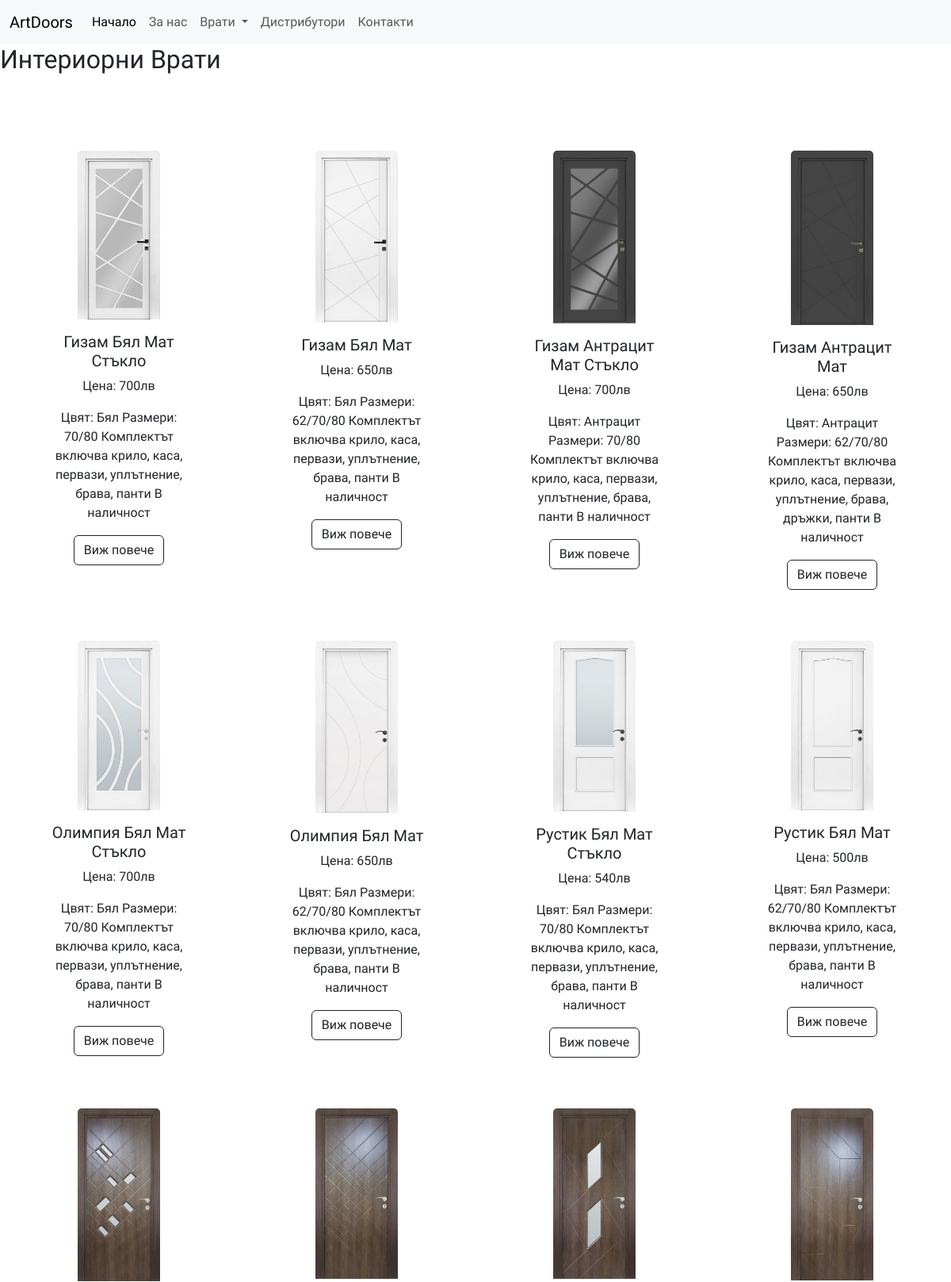
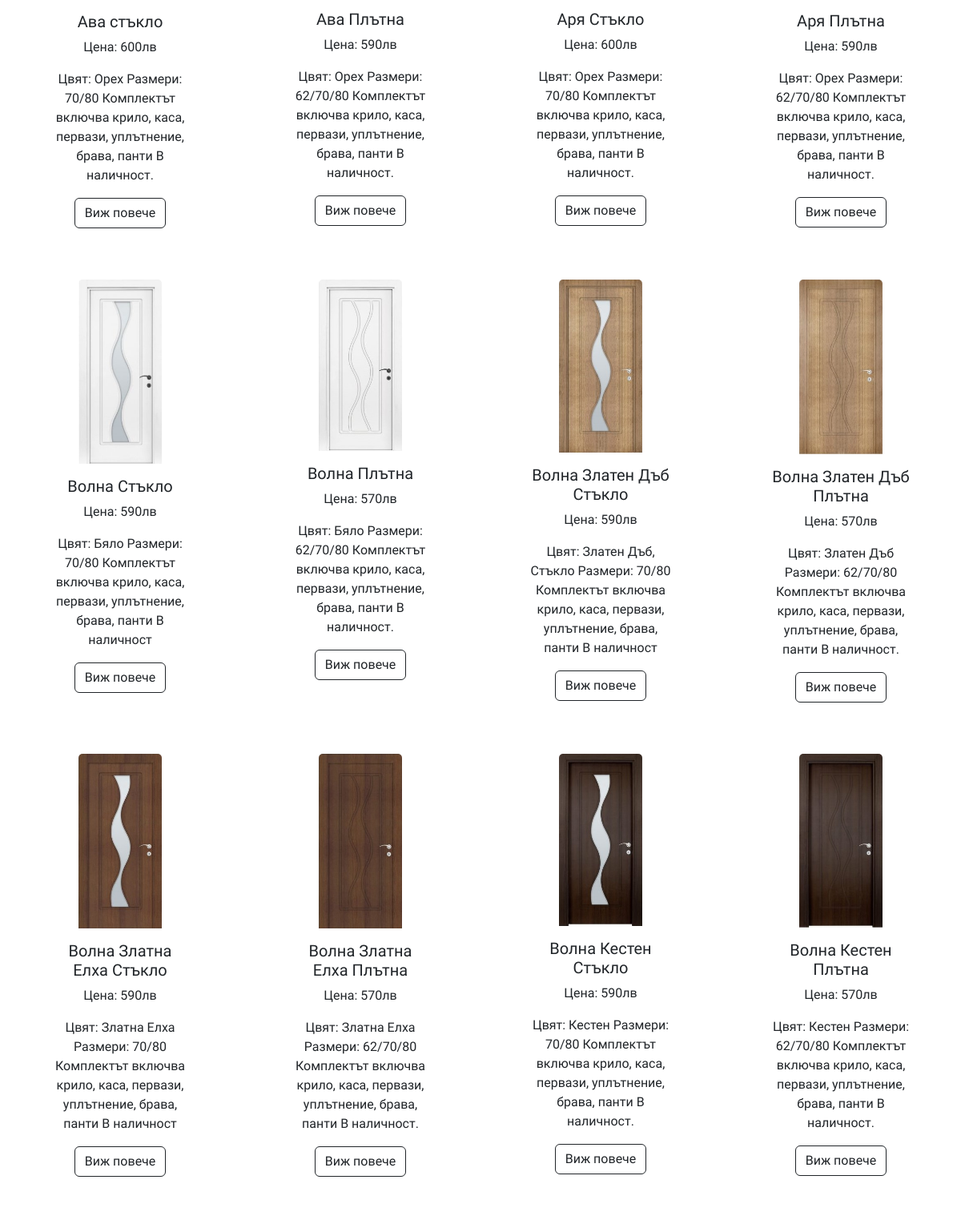
The app's page /products.php?category=interior (upper part) with its own data (2 pictures, top to bottom).
### tables this page shows
CREATE TABLE `Door` (
  `door_id` int(11) NOT NULL,
  `category_id` int(11) NOT NULL,
  `name` varchar(30) NOT NULL,
  `price` int(11) DEFAULT NULL,
  `short_description` varchar(256) NOT NULL,
  `description` mediumtext NOT NULL,
  `image` varchar(256) NOT NULL,
  `meta_description` varchar(160) NOT NULL,
  `page_title` varchar(100) NOT NULL
);

### classes/config.php (called while the page is built)
<?php
class Dbh {
    private $host = 'localhost';
    private $db = 'ArtDoors';
    private $user = 'root';
    private $pass = '';
    protected function connect(){
        $dsn = "mysql:host=".$this->host.";dbname=".$this->db;
        $pdo = new PDO($dsn, $this->user, $this->pass, [PDO::ATTR_ERRMODE, PDO::FETCH_ASSOC]);
        return $pdo;
    }
}

### classes/doors.class.php (called while the page is built, shortened)
<?php include_once 'config.php';
class Doors extends Dbh {
    public function getProducts($category){
        $stmt = $this->connect()->prepare("SELECT * FROM Door WHERE category_id = ?");
        if($stmt->execute([$category])){
            return $stmt->fetchAll();
        }else{
            $stmt = null;
            exit();
        }
    }
}

### products.php (the view, shortened to what this page needs)
<?php include_once "includes/header.php"; ?>
<?php include_once "classes/doors.class.php"; ?>
<?php
$doors = new Doors();
$category = isset($_GET['category']) ? $_GET['category'] : '';
if ($category === 'interior') {
    echo "<h2>Интериорни Врати</h2>";
    $data = $doors->getProducts(1);
} else if ($category === 'exterior') {
    echo "<h2>Exterior Doors</h2>";
    $data = $doors->getProducts(2);
} else if ($category == "facing"){
    $data = $doors->getFacing(3);
    echo "<p>No category selected or invalid category.</p>";
}
?>
<div class="content">
    <section class="products mt-5">
        <div class="container-fluid text-center">
            <div class="row row-cols-1 row-cols-sm-2 row-cols-md-3 row-cols-lg-4">
                <?php foreach($data as $door): ?>
                    <div class="col mt-5">
                        <div class="card m-auto w-75 border-0">
                            <img src="<?php echo $door['image']; ?>" class="card-img-top img-fluid w-50 m-auto" alt="...">
                            <div class="card-body">
                                <h5 class="card-title"><?php echo $door['name'] ?></h5>
                                <p>Цена: <?php echo  $door['price']?>лв</p>
                                <p><?php echo $door['short_description']?></p>
                                <a href="product.php?category=<?php echo $category; ?>&id=<?php echo isset($door['door_id']) ? $door["door_id"] :  $door["facing_id"]; ?>" class="btn btn-outline-dark">Виж повече</a>
                            </div>
                        </div>
                    </div>
                <?php endforeach; ?>
            </div>
        </div>
    </section>
</div>
<?php include_once "includes/footer.php";?>

### CSS/styles.css (style rules this page uses)
body { font-family: "Montserrat Alternates", sans-serif; font-weight: 400; font-style: normal; }

### includes/header.php (style rules this page uses)
a { color: black; text-decoration: none; }

### includes/footer.php (style rules this page uses)
.content { min-height: 90vh; }

### records on screen
door: image (picture), name "Гизам Бял Мат Стъкло", price "700", short_description "Цвят: Бял Размери: 70/80 Комплектът включва крило, каса, первази, уплътнение, брава, панти В наличност"
door: image (picture), name "Гизам Бял Мат", price "650", short_description "Цвят: Бял Размери: 62/70/80 Комплектът включва крило, каса, первази, уплътнение, брава, панти В наличност"
door: image (picture), name "Гизам Антрацит Мат Стъкло", price "700", short_description "Цвят: Антрацит Размери: 70/80 Комплектът включва крило, каса, первази, уплътнение, брава, панти В наличност"
door: image (picture), name "Гизам Антрацит Мат", price "650", short_description "Цвят: Антрацит Размери: 62/70/80 Комплектът включва крило, каса, первази, уплътнение, брава, дръжки, панти В наличност"
door: image (picture), name "Олимпия Бял Мат Стъкло", price "700", short_description "Цвят: Бял Размери: 70/80 Комплектът включва крило, каса, первази, уплътнение, брава, панти В наличност"
door: image (picture), name "Олимпия Бял Мат", price "650", short_description "Цвят: Бял Размери: 62/70/80 Комплектът включва крило, каса, первази, уплътнение, брава, панти В наличност"
door: image (picture), name "Рустик Бял Мат Стъкло", price "540", short_description "Цвят: Бял Размери: 70/80 Комплектът включва крило, каса, первази, уплътнение, брава, панти В наличност"
door: image (picture), name "Рустик Бял Мат", price "500", short_description "Цвят: Бял Размери: 62/70/80 Комплектът включва крило, каса, первази, уплътнение, брава, панти В наличност"
door: image (picture), name "Ава стъкло", price "600", short_description "Цвят: Орех Размери: 70/80 Комплектът включва крило, каса, первази, уплътнение, брава, панти В наличност."
door: image (picture), name "Ава Плътна", price "590", short_description "Цвят: Орех Размери: 62/70/80 Комплектът включва крило, каса, первази, уплътнение, брава, панти В наличност."
door: image (picture), name "Аря Стъкло", price "600", short_description "Цвят: Орех Размери: 70/80 Комплектът включва крило, каса, первази, уплътнение, брава, панти В наличност."
door: image (picture), name "Аря Плътна", price "590", short_description "Цвят: Орех Размери: 62/70/80 Комплектът включва крило, каса, первази, уплътнение, брава, панти В наличност."
door: image (picture), name "Волна Стъкло", price "590", short_description "Цвят: Бяло Размери: 70/80 Комплектът включва крило, каса, первази, уплътнение, брава, панти В наличност"
door: image (picture), name "Волна Плътна", price "570", short_description "Цвят: Бяло Размери: 62/70/80 Комплектът включва крило, каса, первази, уплътнение, брава, панти В наличност."
door: image (picture), name "Волна Златен Дъб Стъкло", price "590", short_description "Цвят: Златен Дъб, Стъкло Размери: 70/80 Комплектът включва крило, каса, первази, уплътнение, брава, панти В наличност"
door: image (picture), name "Волна Златен Дъб Плътна", price "570", short_description "Цвят: Златен Дъб Размери: 62/70/80 Комплектът включва крило, каса, первази, уплътнение, брава, панти В наличност."
door: image (picture), name "Волна Златна Елха Стъкло", price "590", short_description "Цвят: Златна Елха Размери: 70/80 Комплектът включва крило, каса, первази, уплътнение, брава, панти В наличност"
door: image (picture), name "Волна Златна Елха Плътна", price "570", short_description "Цвят: Златна Елха Размери: 62/70/80 Комплектът включва крило, каса, первази, уплътнение, брава, панти В наличност."
door: image (picture), name "Волна Кестен Стъкло", price "590", short_description "Цвят: Кестен Размери: 70/80 Комплектът включва крило, каса, первази, уплътнение, брава, панти В наличност."
door: image (picture), name "Волна Кестен Плътна", price "570", short_description "Цвят: Кестен Размери: 62/70/80 Комплектът включва крило, каса, первази, уплътнение, брава, панти В наличност."
